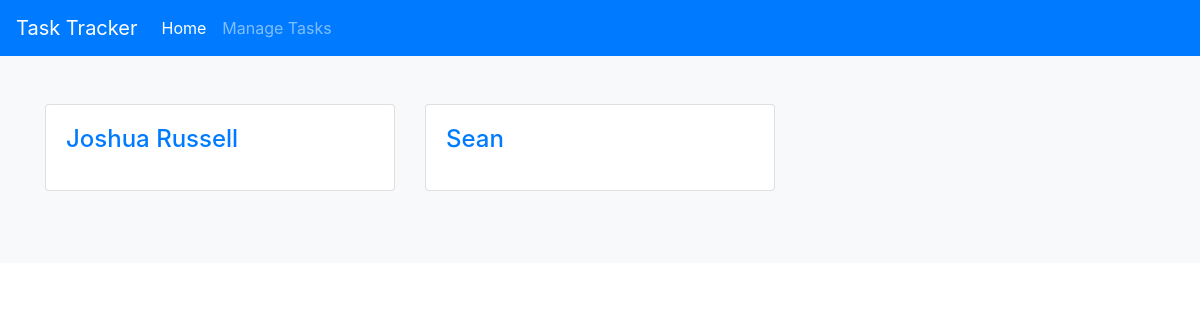
/, run on an earlier commit of the app's database.
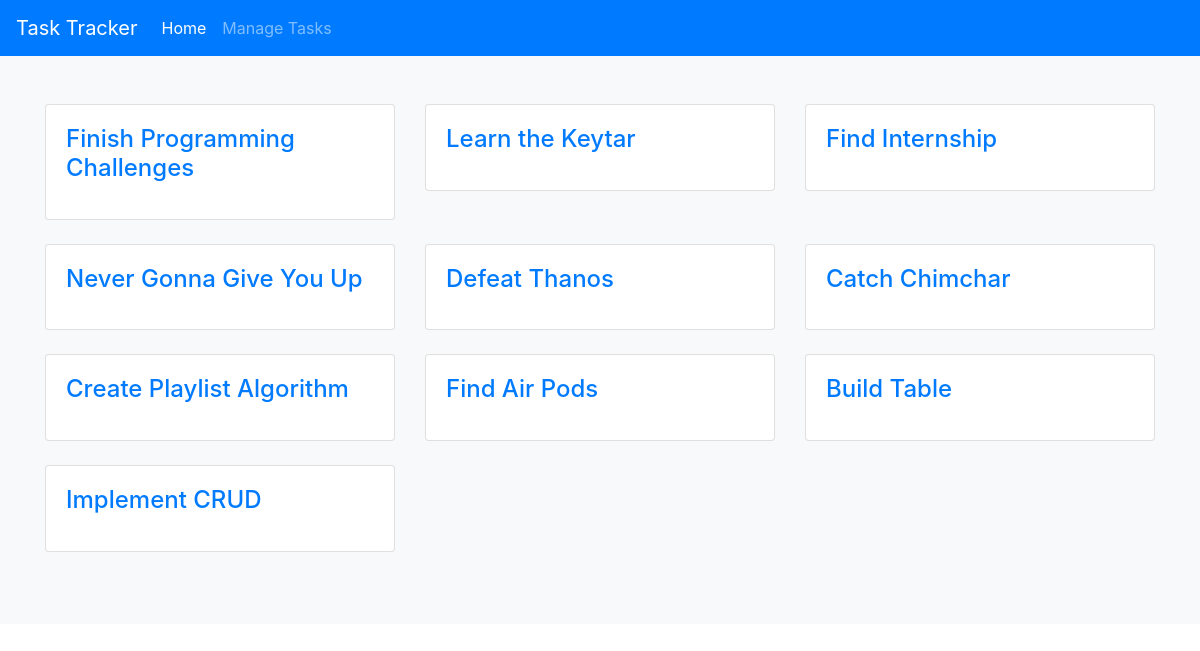
And on a later commit of the database.
### tasks/models.py (models this page shows, shortened)
class Task(models.Model):
    name = models.CharField(max_length=200)
    desc = models.CharField(max_length=200)
    proj = models.CharField(max_length=200)
    status = models.BooleanField(default=True)
    def get_absolute_url(self):
        return reverse('tasks:single', args=[self.id])
    class Meta:
        ordering = ['-id']

### tasks/views.py (the view)
# urls.py: path('', views.IndexView.as_view(), name='index'),
class IndexView(ListView):
    model = Task
    template_name = 'tasks/index.html'
    context_object_name = 'index'

### templates/tasks/index.html (shortened to what this page needs)
{% extends 'tasks/base.html' %}
{% block content %}
<div class="album py-5 bg-light">
    <div class="container">
        <div class="row">
        {% for task in index %}
            <div class="col-md-4">
                <div class="card mb-4 box-shadow">
                    <div class="card-body">
                        <h4 class=""><a href="{{ task.get_absolute_url }}">{{ task.name }}</a></h4>
                    </div>
                </div>
            </div>
        {% endfor %}
        </div>
    </div>
</div>
{% endblock %}

### templates/tasks/base.html (shortened to what this page needs)
<!DOCTYPE html>
<html>
<head>
    <link rel="stylesheet" href="https://maxcdn.bootstrapcdn.com/bootstrap/4.0.0/css/bootstrap.min.css">
</head>
    <body>
    {% include 'tasks/navbar.html' %}
    {% block content %}
    {% endblock %}
    </body>
</html>

### templates/tasks/navbar.html (shortened to what this page needs)
<nav class="navbar navbar-expand-lg navbar-dark bg-primary">
    <a class="navbar-brand d-flex align-items-center" href="">Task Tracker</a>
    <div class="collapse navbar-collapse" id="navbarSupportedContent">
      <ul class="navbar-nav mr-auto">
        <li class="nav-item active">
          <a class="nav-link" href="/">Home</a>
        </li>
        <li class="nav-item">
            <a class="nav-link" href="{% url 'tasks:tasks' %}">Manage Tasks</a>
        </li>
      </ul>
    </div>
</nav>

What changed in the data, as far as the page shows it:
removed Task: name "Joshua Russell"
removed Task: name "Sean"
added Task: name "Finish Programming Challenges"
added Task: name "Learn the Keytar"
added Task: name "Find Internship"
added Task: name "Never Gonna Give You Up"
added Task: name "Defeat Thanos"
added Task: name "Catch Chimchar"
added Task: name "Create Playlist Algorithm"
added Task: name "Find Air Pods"
added Task: name "Build Table"
added Task: name "Implement CRUD"
